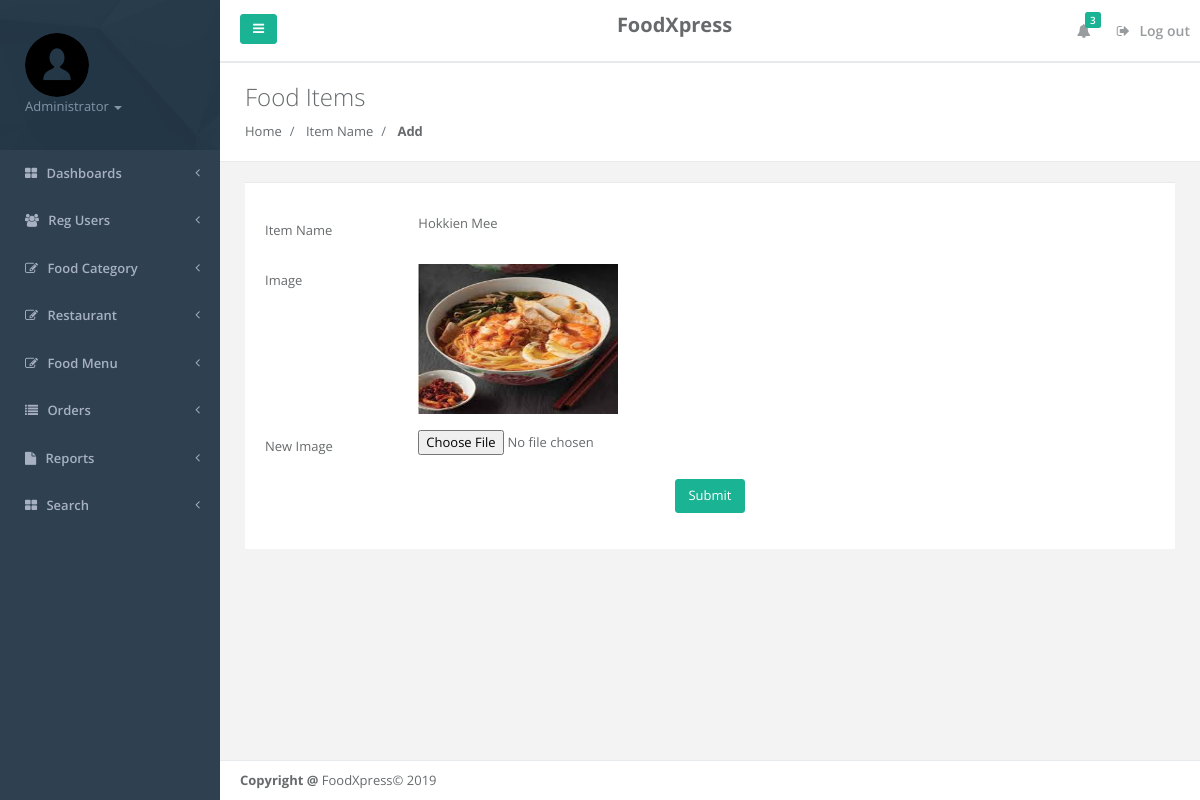
The app's page /admin/changeimage.php?editid=1 (signed in) with its own data.
### tables this page shows
CREATE TABLE `tbl_food` (
  `id` int(11) NOT NULL,
  `categoryName` varchar(100) DEFAULT NULL,
  `itemName` varchar(100) DEFAULT NULL,
  `itemPrice` varchar(20) DEFAULT NULL,
  `itemDesc` varchar(500) DEFAULT NULL,
  `image` varchar(120) DEFAULT NULL,
  `itemQty` varchar(100) DEFAULT NULL,
  `restName` varchar(100) DEFAULT NULL
);

### admin/changeimage.php (the view, shortened to what this page needs)
<?php
include('includes/dbconnection.php');
if (strlen($_SESSION['fdsadminid']==0)) {
  header('location:logout.php');
  } else{
  ?>
<!DOCTYPE html>
<html>
<head>
    <link href="css/bootstrap.min.css" rel="stylesheet">
    <link href="font-awesome/css/font-awesome.css" rel="stylesheet">
    <link href="css/plugins/iCheck/custom.css" rel="stylesheet">
    <link href="css/plugins/steps/jquery.steps.css" rel="stylesheet">
    <link href="css/animate.css" rel="stylesheet">
    <link href="css/style.css" rel="stylesheet">
</head>
<body>
    <div id="wrapper">
    <?php include_once('includes/leftbar.php');?>
        <div id="page-wrapper" class="gray-bg">
             <?php include_once('includes/header.php');?>
            <div class="row wrapper border-bottom white-bg page-heading">
            <div class="col-lg-10">
                <h2>Food Items</h2>
                <ol class="breadcrumb">
                    <li class="breadcrumb-item">
                        <a href="dashboard.php">Home</a>
                    </li>
                    <li class="breadcrumb-item">
                        <a>Item Name</a>
                    </li>
                    <li class="breadcrumb-item active">
                        <strong>Add</strong>
                    </li>
                </ol>
            </div>
        </div>
        <div class="wrapper wrapper-content animated fadeInRight">
            <div class="row">
                <div class="col-lg-12">
                    <div class="ibox">
                        <div class="ibox-content">
 <?php
 $cid=$_GET['editid'];
$ret=mysqli_query($con,"select * from tbl_food where id='$cid'");
while ($row=mysqli_fetch_array($ret)) {
?>
                            <form id="submit" action="#" class="wizard-big" method="post" name="submit" enctype="multipart/form-data">
                                    <fieldset>
                                        <div class="form-group row"><label class="col-sm-2 col-form-label">Item Name</label>
                                                <div class="col-sm-10"><?php  echo $row['itemName'];?></div>
                                            </div>
                                            <div class="form-group row"><label class="col-sm-2 col-form-label">Image</label>
                                                <div class="col-sm-10"><img src="itemimages/<?php echo $row['image'];?>" width="200" height="150" value="<?php  echo $row['image'];?>">
                                                     </div>
                                            </div>
                                            <div class="form-group row"><label class="col-sm-2 col-form-label">New Image</label>
                                                <div class="col-sm-10"><input type="file" name="itemimages" required="true"></div>
                                            </div>
                                        </fieldset>
                                        <?php } ?>
          <p style="text-align: center;"><button type="submit" name="submit" class="btn btn-primary">Submit</button></p>
                            </form>
                        </div>
                    </div>
                    </div>
                </div>
            </div>
        <?php include_once('includes/footer.php');?>
        </div>
        </div>
</body>
</html>
<?php }  ?>

### admin/includes/leftbar.php (shortened to what this page needs)
    <nav class="navbar-default navbar-static-side" role="navigation">
        <div class="sidebar-collapse">
            <ul class="nav metismenu" id="side-menu">
                <li class="nav-header">
                    <div class="dropdown profile-element">
                        <img alt="image" class="rounded-circle" src="img/user.png"/>
                        <a data-toggle="dropdown" class="dropdown-toggle" href="#">
                            <?php
$admid=$_SESSION['fdsadminid'];
$ret=mysqli_query($con,"select adminName from tbl_admin where id='$admid'");
$row=mysqli_fetch_array($ret);
$name=$row['adminName'];
?>
                            <span class="text-muted text-xs block"><?php echo $name; ?> <b class="caret"></b></span>
                        </a>
                    </div>
                </li>
                <li>
                    <a href="dashboard.php"><i class="fa fa-th-large"></i> <span class="nav-label">Dashboards</span> <span class="fa arrow"></span></a>
                                    </li>
                                    <li>
                    <a href="user-detail.php"><i class="fa fa-users"></i> <span class="nav-label">Reg Users</span> <span class="fa arrow"></span></a>
                                    </li>
                <li>
                    <a href="#"><i class="fa fa-edit"></i> <span class="nav-label">Food Category</span><span class="fa arrow"></span></a>
                </li>
                <li>
                    <a href="#"><i class="fa fa-edit"></i> <span class="nav-label">Restaurant</span><span class="fa arrow"></span></a>
                </li>
                <li>
                    <a href="#"><i class="fa fa-edit"></i> <span class="nav-label">Food Menu</span><span class="fa arrow"></span></a>
                </li>
                <li>
                    <a href="#"><i class="fa fa-list"></i> <span class="nav-label">Orders</span><span class="fa arrow"></span></a>
                </li>
                   <li>
                    <a href="#"><i class="fa fa-file"></i> <span class="nav-label">Reports</span><span class="fa arrow"></span></a>
                </li>
                <li>
                    <a href="search.php"><i class="fa fa-th-large"></i> <span class="nav-label">Search</span> <span class="fa arrow"></span></a>
                                    </li>
            </ul>
        </div>
    </nav>

### records on screen
tbl_food: itemName "Hokkien Mee", image (picture)

### other values on screen
$name "Administrator"
$num "3"
